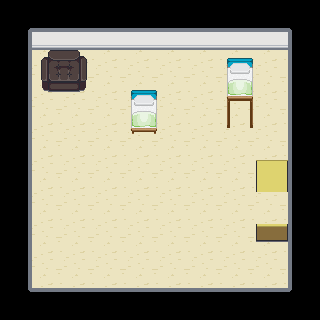

Below is a game level as drawn by its tile map, then a one-line description and the .tmx file that defines it, in full:
An orthogonal 10x10 tile map with 32x32 px tiles, 5 tile layers (Base, Middle, Collision, Foreground, ...) and 4 objects (Basket, Stool, Drawer, Bin).

<map version="1.0" orientation="orthogonal" renderorder="right-down" width="10" height="10" tilewidth="32" tileheight="32" nextobjectid="8">
 <tileset firstgid="1" name="tileset" tilewidth="32" tileheight="32" tilecount="200" columns="10">
  <image source="images/tileset.png" width="320" height="640" />
 </tileset>
 <layer name="Base" width="10" height="10">
  <data encoding="csv">
0,0,0,0,0,0,0,0,0,0,
0,18,18,18,18,18,18,18,18,0,
0,18,18,18,18,18,18,18,18,0,
0,18,18,18,18,18,18,18,18,0,
0,18,18,18,18,18,18,18,18,0,
0,18,18,18,18,18,18,18,18,0,
0,18,18,18,18,18,18,18,18,0,
0,18,18,18,18,18,18,18,18,0,
0,18,18,18,18,18,18,18,18,0,
0,0,0,0,0,0,0,0,0,0
</data>
 </layer>
 <layer name="Middle" width="10" height="10">
  <data encoding="csv">
0,0,0,0,0,0,0,0,0,0,
0,127,127,127,127,127,127,127,127,0,
0,0,0,0,0,0,0,0,0,0,
0,0,0,0,130,0,0,0,0,0,
0,0,0,0,119,0,0,0,0,0,
0,0,0,0,0,0,0,0,0,0,
0,0,0,0,0,0,0,0,0,0,
0,0,0,0,0,0,0,0,104,0,
0,0,0,0,0,0,0,0,0,0,
0,0,0,0,0,0,0,0,0,0
</data>
 </layer>
 <layer name="Collision" width="10" height="10">
  <properties>
   <property name="collidable" type="bool" value="true" />
  </properties>
  <data encoding="csv">
33,34,34,34,34,34,34,34,34,35,
43,0,0,0,0,0,0,0,0,45,
43,66,67,0,0,0,0,0,0,45,
43,0,0,0,0,0,0,0,0,45,
43,0,0,0,0,0,0,0,0,45,
43,0,0,0,0,0,0,0,84,45,
43,0,0,0,0,0,0,0,0,45,
43,0,0,0,0,0,0,0,0,45,
43,0,0,0,0,0,0,0,0,45,
53,54,54,54,54,54,54,54,54,55
</data>
 </layer>
 <objectgroup name="Object Layer 1">
  <object id="3" name="Basket" gid="150" x="224" y="160" width="32" height="32">
   <properties>
    <property name="height" type="int" value="19" />
    <property name="offsetx" type="int" value="7" />
    <property name="offsety" type="int" value="8" />
    <property name="width" type="int" value="19" />
   </properties>
  </object>
  <object id="5" name="Stool" gid="146" x="64" y="192" width="32" height="32">
   <properties>
    <property name="height" type="int" value="32" />
    <property name="offsetx" type="int" value="0" />
    <property name="offsety" type="int" value="0" />
    <property name="width" type="int" value="32" />
   </properties>
  </object>
  <object id="6" name="Drawer" gid="94" x="256" y="224" width="32" height="32">
   <properties>
    <property name="height" type="int" value="32" />
    <property name="offsetx" type="int" value="0" />
    <property name="offsety" type="int" value="0" />
    <property name="width" type="int" value="32" />
   </properties>
  </object>
  <object id="7" name="Bin" gid="160" x="32" y="288" width="32" height="32">
   <properties>
    <property name="height" type="int" value="22" />
    <property name="offsetx" type="int" value="9" />
    <property name="offsety" type="int" value="5" />
    <property name="width" type="int" value="15" />
   </properties>
  </object>
 </objectgroup>
 <layer name="Foreground" width="10" height="10">
  <data encoding="csv">
0,0,0,0,0,0,0,0,0,0,
0,56,57,0,0,0,0,100,0,0,
0,0,0,0,100,0,0,130,0,0,
0,0,0,0,140,0,0,120,0,0,
0,0,0,0,0,0,0,0,0,0,
0,0,0,0,0,0,0,0,0,0,
0,0,0,0,0,0,0,0,0,0,
0,0,0,0,0,0,0,0,0,0,
0,0,0,0,0,0,0,0,0,0,
0,0,0,0,0,0,0,0,0,0
</data>
 </layer>
 <layer name="Foreground 2" width="10" height="10">
  <data encoding="csv">
0,0,0,0,0,0,0,0,0,0,
0,0,0,0,0,0,0,0,0,0,
0,0,0,0,0,0,0,140,0,0,
0,0,0,0,0,0,0,0,0,0,
0,0,0,0,0,0,0,0,0,0,
0,0,0,0,0,0,0,0,0,0,
0,0,0,0,0,0,0,0,0,0,
0,0,0,0,0,0,0,0,0,0,
0,0,0,0,0,0,0,0,0,0,
0,0,0,0,0,0,0,0,0,0
</data>
 </layer>
</map>